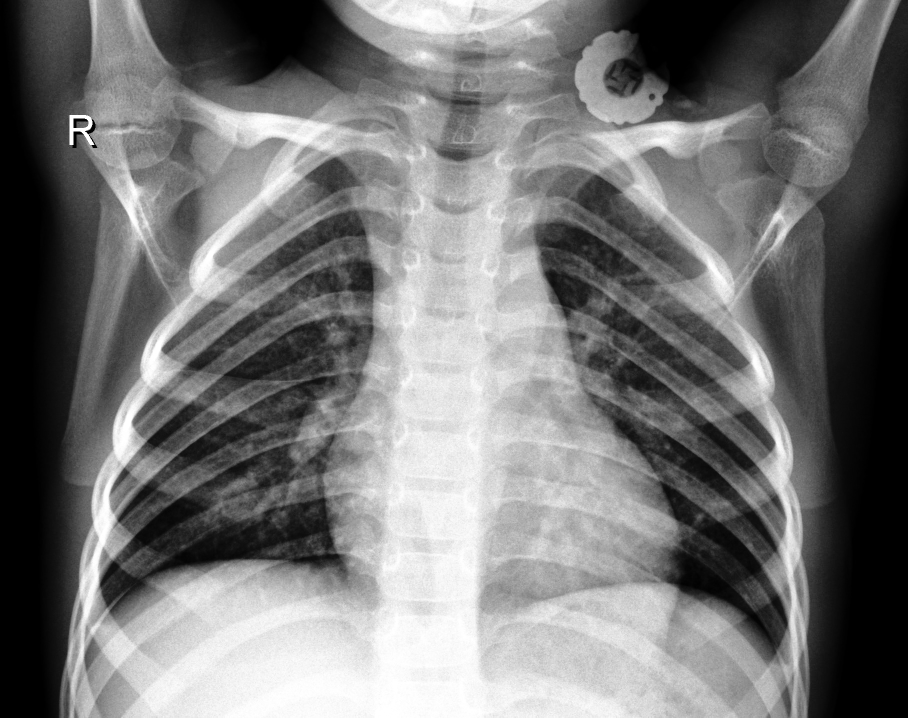
#> input picture Covid19-dataset/test/Normal/1.jpg, 1816 x 1435 px, found by its file name (shown at 1/2 size)
$ jupyter execute --allow-errors data.ipynb
#> lines starting #> are read from the running program, lines starting #| are printed output that depends on the picture
[cell 1]
import os
import numpy as np
import cv2
import matplotlib.pyplot as plt
import warnings
from sklearn.metrics import accuracy_score,f1_score,roc_auc_score,recall_score,precision_score

warnings.filterwarnings("ignore")

root1 = 'Covid19-dataset'
root2 = ['/test','/train']
root3 = ['/Covid','/Normal','/Viral Pneumonia']

[cell 2]
### Rename

'''
remove = '.DS_Store'
path = root1+root2[1]+root3[2]

for i in range(len(root2)):
    for j in range(len(root3)):
        path = root1+root2[i]+root3[j]
        photos = os.listdir(path)
        if remove in photos:
            photos.remove(remove)

        for m in range(len(photos)):
            os.rename(path+'/%s'%(photos[m]),path+'/%d.jpg'%(m+1))
        print(path)
'''

[cell 3]
### Visualization
img_path = root1+root2[1]+root3[2]+'/1.jpg'

def read_img_gray(path):
    gray = cv2.imread(path,cv2.IMREAD_GRAYSCALE)
#> gray is the input picture: shape (1435, 1816); min 0, max 255, mean 118.1
    gray_reverse = 255 - gray
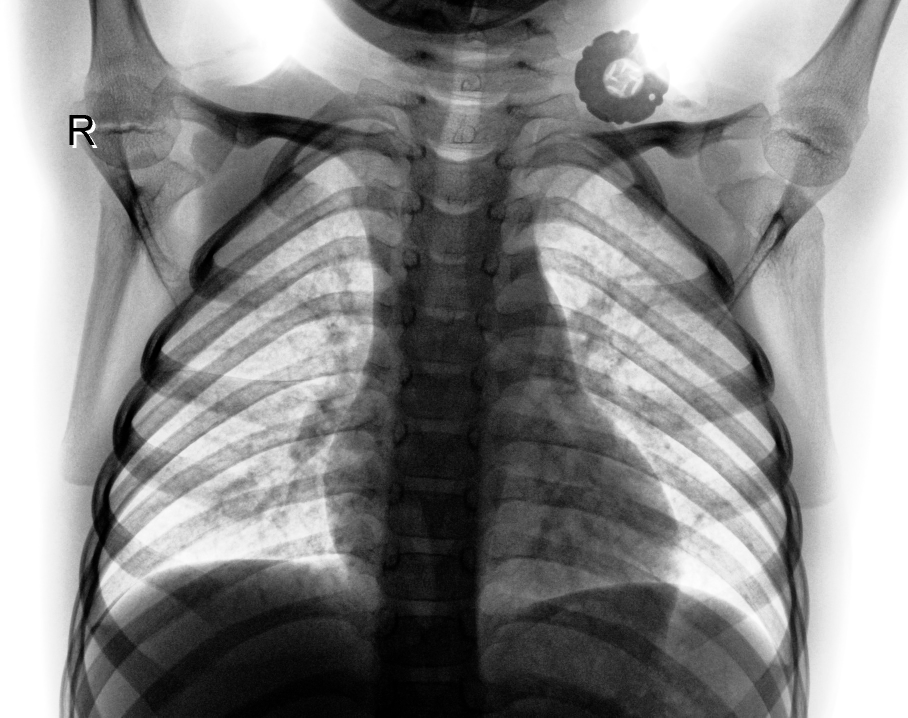
#> gray_reverse: shape (1435, 1816) (shown at 1/2 size); min 0, max 255, mean 136.9
    return gray_reverse

img = read_img_gray(img_path)
plt.imshow(img, cmap='Greys', interpolation='nearest')
plt.show()

[cell 4]
img_resize = cv2.resize(img,(1000,1000), interpolation=cv2.INTER_LINEAR)
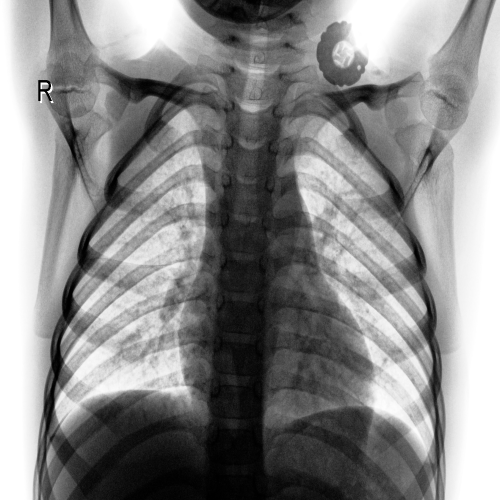
#> img_resize: shape (1000, 1000) (shown at 1/2 size); min 0, max 255, mean 136.8
plt.imshow(img_resize, cmap='Greys', interpolation='nearest')
plt.show()

[cell 5]
### generate trainning & testing set:

root1 = 'Covid19-dataset'
root2 = ['/test','/train']
root3 = ['/Covid','/Normal','/Viral Pneumonia']
remove = '.DS_Store'


X_train = []
y_train = []

X_test = []
y_test = []

reshape_size = (1000,1000)

#> (the rest of this cell did not finish here and is left out)

        img_resize = cv2.resize(img,(reshape_size[0],reshape_size[1]), interpolation=cv2.INTER_LINEAR)
        img_ = img_resize.reshape(1,reshape_size[0]*reshape_size[1])
        X_train.append(img_[0])
        y_train.append(i)

for i in range(len(root3)):
    path = root1 + root2[0] + root3[i]

    photos = os.listdir(path)
    if remove in photos:
        photos.remove(remove)

    for m in range(len(photos)):
        img_path = path + '/%d.jpg'%(m+1)
        img = read_img_gray(img_path)
        img_resize = cv2.resize(img,(reshape_size[0],reshape_size[1]), interpolation=cv2.INTER_LINEAR)
        img_ = img_resize.reshape(1,reshape_size[0]*reshape_size[1])
        X_test.append(img_[0])
        y_test.append(i)

[cell 6]
### PCA
from sklearn.decomposition import PCA
pca = PCA(n_components=50)
#> (the rest of this cell did not finish here and is left out)

[cell 7]
### Random Forest:
from sklearn.ensemble import RandomForestClassifier

RF_clf = RandomForestClassifier(n_estimators=10,max_features=50, max_depth=None,min_samples_split=2, bootstrap=True)
#> (the rest of this cell did not finish here and is left out)

[cell 8]
RF_clf = RandomForestClassifier(n_estimators=10,max_features=1000, max_depth=None,min_samples_split=2, bootstrap=True)
RF_clf.fit(X_train, y_train)

y_pred = RF_clf.predict(X_train)
#> y_pred = [1, 1]
print(accuracy_score(y_pred, y_train))
#| 0.5

#> (the rest of this cell did not finish here and is left out)

[cell 9]
### SVM Classifier
from sklearn.svm import SVC
SVM_clf = SVC(kernel = 'poly')
#> (the rest of this cell did not finish here and is left out)

[cell 10]
SVM_clf = SVC(kernel = 'poly')
SVM_clf.fit(X_train, y_train)
y_pred = SVM_clf.predict(X_train)
print(accuracy_score(y_pred, y_train))
#| 0.5

#> (the rest of this cell did not finish here and is left out)

[cell 11]
### Logistic Regression
from sklearn.linear_model import LogisticRegression
LR_clf = LogisticRegression(
    penalty="l2", C=1.0, random_state=None, solver="lbfgs", max_iter=3000,
    multi_class='ovr', verbose=0,
)

#> (the rest of this cell did not finish here and is left out)

[cell 12]
LR_clf = LogisticRegression(
    penalty="l2", C=1.0, random_state=None, solver="lbfgs", max_iter=3000,
    multi_class='ovr', verbose=0,
)

LR_clf.fit(X_train, y_train)
y_pred = LR_clf.predict(X_train)
#> y_pred = [0, 0]
print(accuracy_score(y_pred, y_train))
#| 0.5

#> (the rest of this cell did not finish here and is left out)

[cell 13]
X_train[0].shape
#> Out = (1000000,)
